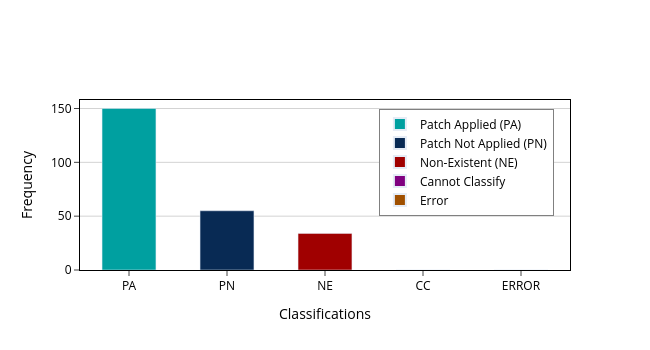

Notebook code cell kept with this figure:
### Code cell
import plotly.graph_objects as go

fig = go.Figure()
fig.add_trace(go.Bar(
    x=['PA'],
    y=[int(patch_classes['Patch Classification'].eq('PA').sum())],
    name="Patch Applied (PA)",
    marker_color='#00A0A0'
))
fig.add_trace(go.Bar(
    x=['PN'],
    y=[int(patch_classes['Patch Classification'].eq('PN').sum())],
    name="Patch Not Applied (PN)",
    marker_color='#082a54'
))
fig.add_trace(go.Bar(
    x=['NE'],
    y=[int(patch_classes['Patch Classification'].eq('NE').sum())],
    name="Non-Existent (NE)",
    marker_color='#a00000'
))
fig.add_trace(go.Bar(
    x=['CC'],
    y=[int(patch_classes['Patch Classification'].eq('CC').sum())],
    name="Cannot Classify",
    marker_color='purple'
))
fig.add_trace(go.Bar(
    x=['ERROR'],
    y=[int(patch_classes['Patch Classification'].eq('ERROR').sum())],
    name="Error",
    marker_color='#A05000'
))
fig.update_layout(
    xaxis_title="Classifications",
    yaxis_title="Frequency",
    plot_bgcolor= "rgba(0, 0, 0, 0)",
    font_color="black",
    font_size=12,
    height=350,
    width=650,
    bargap=0.45
)
fig.update_xaxes(
    mirror=True,
    ticks='outside',
    # showline=True,
    linecolor='black',
    # gridcolor='lightgrey'
    # orientation='h'
)
fig.update_yaxes(
    mirror=True,
    ticks='outside',
    # showline=True,
    linecolor='black',
    gridcolor='lightgrey',
    # orientation='h'
    # tickangle=330
)
fig.update_layout(
    # autosize=True,
    # try to play around height and width values 
    legend=dict(
    yanchor="top",
    y=0.95,
    xanchor="left",
    x=0.61,
    bordercolor="gray",
    borderwidth=1,
    itemsizing="constant", 
    itemwidth=30,
    font=dict(
            # family="Courier",
            size=12,
        ),
))
fig.show()
# fig.write_image("classification.pdf", width=650, height=350)

### Figure 1 — Plotly figure (JSON) as saved in the notebook; plotly's stock layout.template omitted (floating-point values rounded to 4 significant figures)
{"data": [{"marker": {"color": "#00A0A0"}, "name": "Patch Applied (PA)", "type": "bar", "x": ["PA"], "y": [150]}, {"marker": {"color": "#082a54"}, "name": "Patch Not Applied (PN)", "type": "bar", "x": ["PN"], "y": [55]}, {"marker": {"color": "#a00000"}, "name": "Non-Existent (NE)", "type": "bar", "x": ["NE"], "y": [34]}, {"marker": {"color": "purple"}, "name": "Cannot Classify", "type": "bar", "x": ["CC"], "y": [0]}, {"marker": {"color": "#A05000"}, "name": "Error", "type": "bar", "x": ["ERROR"], "y": [0]}], "layout": {"bargap": 0.45, "font": {"color": "black", "size": 12}, "height": 350, "legend": {"bordercolor": "gray", "borderwidth": 1, "font": {"size": 12}, "itemsizing": "constant", "itemwidth": 30, "x": 0.61, "xanchor": "left", "y": 0.95, "yanchor": "top"}, "plot_bgcolor": "rgba(0, 0, 0, 0)", "width": 650, "xaxis": {"linecolor": "black", "mirror": true, "ticks": "outside", "title": {"text": "Classifications"}}, "yaxis": {"gridcolor": "lightgrey", "linecolor": "black", "mirror": true, "ticks": "outside", "title": {"text": "Frequency"}}}}
